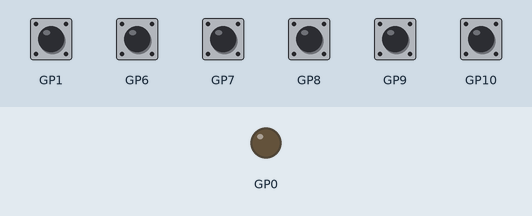
Simulated run of this program. Board: Raspberry Pi Pico running MicroPython. On the bench: output pins drawn as LEDs (lit = HIGH). The test bench sets the inputs (shaded band); at power-on: GP1, GP6–10 HIGH. What the program prints to the serial console is not drawn. At 0.2 s the program stops and its outputs stay as they are.

Above: at 0.1 s.
Timing chart, 0 to 1.6 s (numbered marks = the images above):
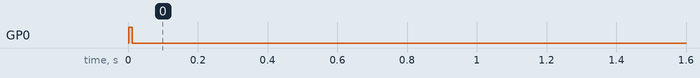

Measured:
- by itself, GP0: LOW → HIGH at 0.00 s, → LOW 0.01 s later

The program:

pin_doctor.py
```python
import machine
import time
from machine import Pin

print("--- ORBIGATOR PIN DOCTOR (FULL BOARD) ---")
print("Diagnosing ALL assigned pins for shorts/faults...")

# Classification of pins
# (Pin Number, Name, Is_Input_Normally)
PINS = [
    # UART
    (0, "GP0 (UART TX)", False),
    (1, "GP1 (UART RX)", True),  # Connected to Buffer Output (Driven by buffer or Pull-up)
    (2, "GP2 (DIR)", False),

    # I2C
    (4, "GP4 (SDA)", False), # Bidirectional
    (5, "GP5 (SCL)", False), # Bidirectional

    # Encoder (Connected to switches -> GND or VCC depending on wiring)
    # usually switches short to GND.
    (6, "GP6 (ENC A)", True),
    (7, "GP7 (ENC B)", True),
    (8, "GP8 (ENC SW)", True),

    # Buttons
    (9,  "GP9 (BACK)", True),
    (10, "GP10 (CONFIRM)", True),
]

def test_drive(pin_num, name):
    print(f"\n[OUTPUT TEST] GP{pin_num} ({name})")
    try:
        p = Pin(pin_num, Pin.OUT)

        # Drive HIGH
        p.value(1); time.sleep(0.01)
        if p.value() == 1: print("  High: OK")
        else: print("  High: FAIL (Stuck Low?)")

        # Drive LOW
        p.value(0); time.sleep(0.01)
        if p.value() == 0: print("  Low:  OK")
        else: print("  Low:  FAIL (Stuck High?)")

        # Clean up (Input)
        Pin(pin_num, Pin.IN)
    except Exception as e:
        print(f"  Error: {e}")

def test_pulls(pin_num, name):
    print(f"\n[INPUT TEST]  GP{pin_num} ({name})")
    try:
        # Test Internal Pull-Down
        p = Pin(pin_num, Pin.IN, Pin.PULL_DOWN)
        time.sleep(0.01)
        pd_val = p.value()

        # Test Internal Pull-Up
        p = Pin(pin_num, Pin.IN, Pin.PULL_UP)
        time.sleep(0.01)
        pu_val = p.value()

        print(f"  Pull-Down Read: {pd_val}")
        print(f"  Pull-Up   Read: {pu_val}")

        if pd_val == 0 and pu_val == 1:
            print("  Result: HEALTHY (Pin responds to pulls)")
        elif pd_val == 0 and pu_val == 0:
            print("  Result: STUCK LOW (Short to GND or Button Pressed)")
        elif pd_val == 1 and pu_val == 1:
            print("  Result: STUCK HIGH (Short to 3V3 or External Pull-up stronger than internal Pull-down)")
        else:
            print("  Result: INDETERMINATE")

    except Exception as e:
        print(f"  Error: {e}")

print("\n--- STARTING DIAGNOSTIC ---")
for pin_num, name, is_input in PINS:
    if is_input:
        test_pulls(pin_num, name)
    else:
        test_drive(pin_num, name)

print("\n--- DONE ---")
```
